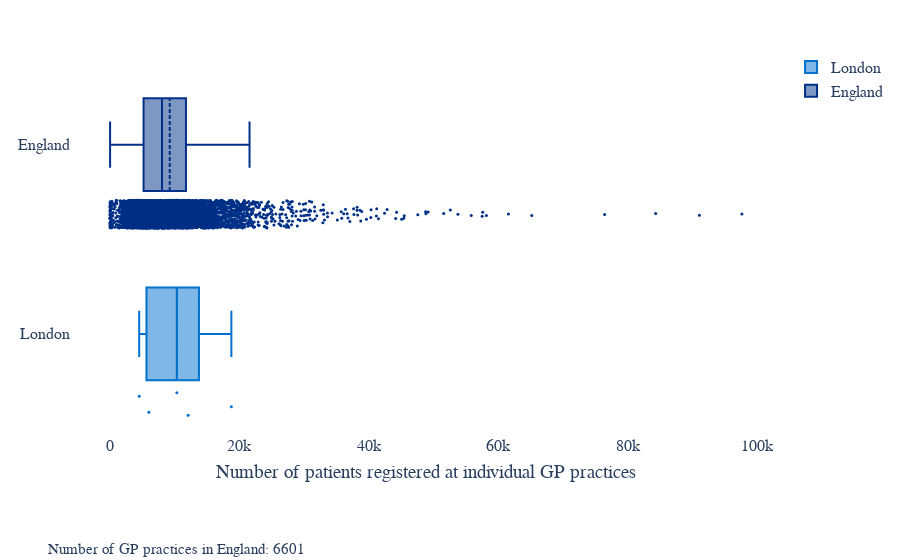

The notebook cell this image was saved under:
### Code cell
x0 = gp_pop_ldn_1['Number of patients registered at GP practices in London']
x1 = gp_pop_df_1['Number of patients registered at GP practices in England']
count_england = gp_pop_df_1['Number of patients registered at GP practices in England'].count()
count_london = gp_pop_ldn_1['Number of patients registered at GP practices in London'].count()
fig_1 = go.Figure()
fig_1.add_trace(go.Box(x=x0, 
boxmean=True,  
boxpoints= 'all', 
jitter=0.3, 
name="London", 
marker_color ="#0072CE", 
whiskerwidth=0.5, 
marker_size=3,
line_width=2))
fig_1.add_trace(go.Box(x=x1, 
boxmean=True, 
boxpoints= 'all', 
jitter=0.3, 
name="England", 
marker_color = "#003087", 
whiskerwidth=0.5, 
marker_size=3,
line_width=2))
fig_1.update_layout(
    {"plot_bgcolor": "rgba(0, 0, 0, 0)", "paper_bgcolor": "rgba(0, 0, 0, 0)"},
    font = dict(family = "Arial", size = 16),
    autosize=True,
    margin=dict(l=75, r=50, b=130, t=50, pad=4, autoexpand=True), hoverlabel=dict(
        font_size=12,
        font_family="Arial"
    ), xaxis=dict(title='Number of patients registered at individual GP practices', zeroline=False))
fig_1.add_annotation(dict(font=dict(family = "Arial",size=15),
                                        x=0.33,
                                        y=-0.34,
                                        showarrow=False,
                                        text="Number of GP practices in England: %s" %count_england,
                                        textangle=0,
                                        xanchor='right',
                                        xref="paper",
                                        yref="paper"))
fig_1.add_annotation(dict(font=dict(family = "Arial",size=15),
                                        x=0.323,
                                        y=-0.4,
                                        showarrow=False,
                                        text="Number of GP practices in London: %s" %count_london,
                                        textangle=0,
                                        xanchor='right',
                                        xref="paper",
                                        yref="paper"))      
                                      
fig_1.show()

### Figure 1 — Plotly figure (JSON) as saved in the notebook; plotly's stock layout.template omitted (floating-point values rounded to 4 significant figures; data arrays with more than 128 entries replaced by an {"elided": "..."} marker saying what was removed)
{"data": [{"boxmean": true, "boxpoints": "all", "jitter": 0.3, "line": {"width": 2}, "marker": {"color": "#0072CE", "size": 3}, "name": "London", "type": "box", "whiskerwidth": 0.5, "x": [5995, 12069, 18746, 10323, 4498]}, {"boxmean": true, "boxpoints": "all", "jitter": 0.3, "line": {"width": 2}, "marker": {"color": "#003087", "size": 3}, "name": "England", "type": "box", "whiskerwidth": 0.5, "x": {"elided": "6601 int values"}}], "layout": {"annotations": [{"font": {"family": "Arial", "size": 15}, "showarrow": false, "text": "Number of GP practices in England: 6601", "textangle": 0, "x": 0.33, "xanchor": "right", "xref": "paper", "y": -0.34, "yref": "paper"}, {"font": {"family": "Arial", "size": 15}, "showarrow": false, "text": "Number of GP practices in London: 5", "textangle": 0, "x": 0.323, "xanchor": "right", "xref": "paper", "y": -0.4, "yref": "paper"}], "autosize": true, "font": {"family": "Arial", "size": 16}, "hoverlabel": {"font": {"family": "Arial", "size": 12}}, "margin": {"autoexpand": true, "b": 130, "l": 75, "pad": 4, "r": 50, "t": 50}, "paper_bgcolor": "rgba(0, 0, 0, 0)", "plot_bgcolor": "rgba(0, 0, 0, 0)", "xaxis": {"title": {"text": "Number of patients registered at individual GP practices"}, "zeroline": false}}}
